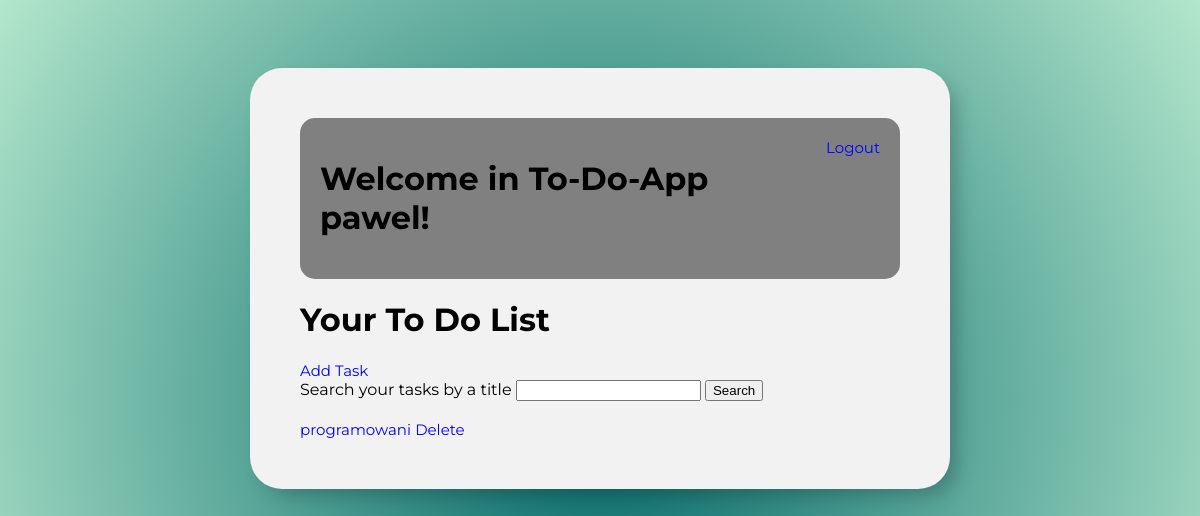
Page / (signed in) on the earlier database version.
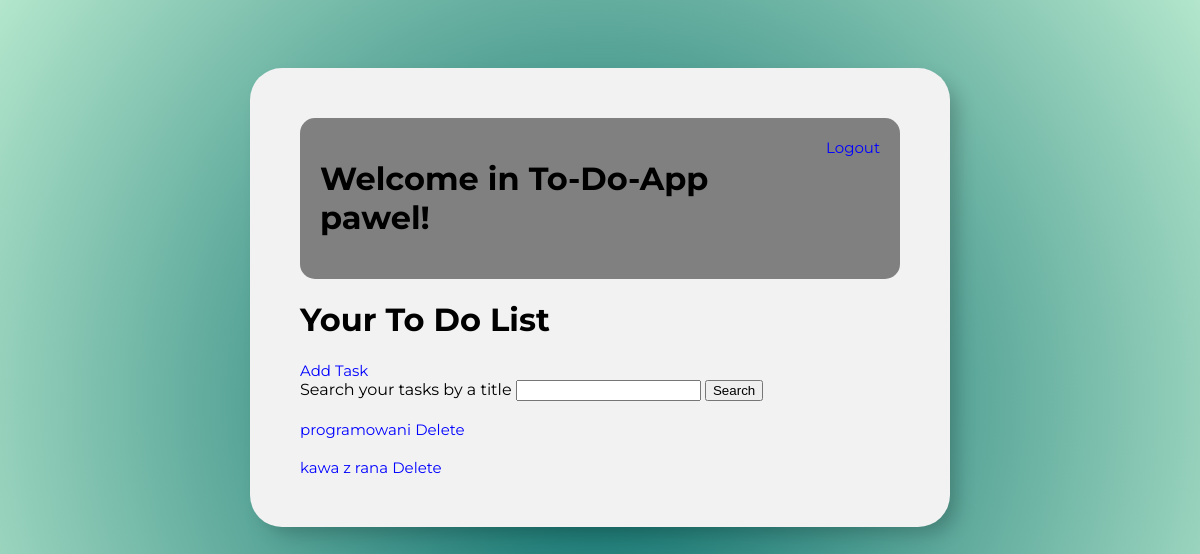
Same page on the later database version.
### base/models.py (models this page shows)
class Task(models.Model):
    user = models.ForeignKey(User, on_delete=models.CASCADE, null =True, blank = True)
    title = models.CharField(max_length=200)
    description = models.TextField(null=True, blank=True)
    complete = models.BooleanField(default=False)
    create = models.DateTimeField(auto_now_add=True)
    def __str__(self):
        return self.title
    class Meta:
        ordering = ['complete']

### base/views.py (the view)
# urls.py: path('', TaskList.as_view(), name='tasks'),
class TaskList(LoginRequiredMixin, ListView):
    model = Task
    context_object_name = 'tasks'
    '''
    Tworzymy metodę w której użytkownik widzi tylko swoje zadania
    w pierwszym context filtrujemy zadania użytkownika, w drugim dostajemy
    zadania, które nie są wykonane
    '''
    def get_context_data(self, *, object_list=None, **kwargs):
        context = super().get_context_data(**kwargs)
        context['tasks'] = context['tasks'].filter(user=self.request.user)
        context['count'] = context['tasks'].filter(complete=False).count()
        search_input = self.request.GET.get('search-area') or ''
        if search_input:
            context['tasks'] = context['tasks'].filter(title__icontains=search_input)
        context['search_input'] = search_input
        return context

### base/templates/base/task_list.html
{% extends 'base/base_layout.html'   %}
{% block content %}
    <div class="bar">
         {% if request.user.is_authenticated %}
        <h1>Welcome in To-Do-App {{request.user}}!</h1>
        <a href="{% url 'logout' %}">Logout</a>
        {% else %}
        <a href="{% url 'login' %}">Login</a>
        {% endif %}
    </div>
    <h1>Your To Do List</h1>
    <a href="{% url 'tasks-create' %}">Add Task</a>
    <form method="GET">
        <label for="search-area">Search your tasks by a title </label>
        <input type="text" name="search-area" id="search-area" value="{{search_input}}">
        <input type="submit" value="Search">
    </form>
    <div class="list_of_tasks">
        {% for task in tasks %} </br>
        <div class="individual-task">
            {% if task.complete %}
                <div class="task.title">
                    <div class="complete-tasks">
                        <i><s><a href="{% url 'tasks-update' task.id %}">{{task}}</a> </s></i>
                    </div>
                </div>
            {% else %}
                <div class="task.title">
                    <div class="incomplete-tasks">
                        <a href="{% url 'tasks-update' task.id %}">{{task}}</a>
                        <a href="{% url 'tasks-delete' task.id %}">Delete</a>
                    </div>
                </div>
            {% endif %}
        </div>
        {% empty %}
            <h3>No tasks to complete. Congratulations!</h3>
        {% endfor %}
    </div>
{% endblock %}

Differences in the rows shown:
added Task: title "kawa z rana"
